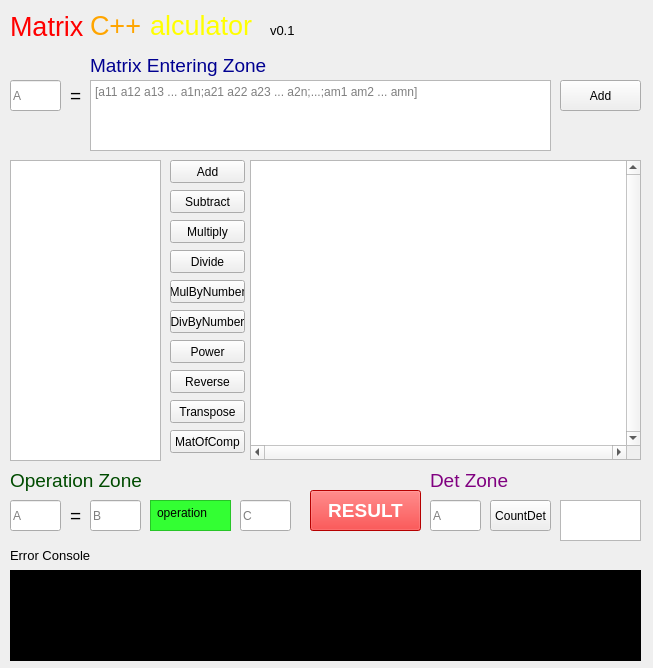
<?xml version="1.0" encoding="UTF-8"?>
<ui version="4.0">
 <class>MainWindow</class>
 <widget class="QMainWindow" name="MainWindow">
  <property name="geometry">
   <rect>
    <x>0</x>
    <y>0</y>
    <width>653</width>
    <height>668</height>
   </rect>
  </property>
  <property name="sizePolicy">
   <sizepolicy hsizetype="Preferred" vsizetype="Preferred">
    <horstretch>0</horstretch>
    <verstretch>0</verstretch>
   </sizepolicy>
  </property>
  <property name="windowTitle">
   <string>MainWindow</string>
  </property>
  <widget class="QWidget" name="centralWidget">
   <widget class="QTextEdit" name="textEdit">
    <property name="geometry">
     <rect>
      <x>90</x>
      <y>80</y>
      <width>461</width>
      <height>71</height>
     </rect>
    </property>
    <property name="placeholderText">
     <string>[a11 a12 a13 ... a1n;a21 a22 a23 ... a2n;...;am1 am2 ... amn]</string>
    </property>
   </widget>
   <widget class="QPushButton" name="pushAddMatrix">
    <property name="geometry">
     <rect>
      <x>560</x>
      <y>80</y>
      <width>81</width>
      <height>31</height>
     </rect>
    </property>
    <property name="text">
     <string>Add</string>
    </property>
   </widget>
   <widget class="QListWidget" name="listWidget">
    <property name="geometry">
     <rect>
      <x>10</x>
      <y>160</y>
      <width>151</width>
      <height>301</height>
     </rect>
    </property>
    <property name="font">
     <font>
      <pointsize>10</pointsize>
      <weight>75</weight>
      <bold>true</bold>
     </font>
    </property>
   </widget>
   <widget class="QLabel" name="label_Equal">
    <property name="geometry">
     <rect>
      <x>70</x>
      <y>80</y>
      <width>21</width>
      <height>31</height>
     </rect>
    </property>
    <property name="font">
     <font>
      <pointsize>14</pointsize>
     </font>
    </property>
    <property name="text">
     <string>=</string>
    </property>
   </widget>
   <widget class="QLabel" name="appTitle">
    <property name="geometry">
     <rect>
      <x>10</x>
      <y>10</y>
      <width>91</width>
      <height>33</height>
     </rect>
    </property>
    <property name="font">
     <font>
      <pointsize>20</pointsize>
     </font>
    </property>
    <property name="styleSheet">
     <string notr="true">color:red</string>
    </property>
    <property name="text">
     <string>Matrix</string>
    </property>
    <property name="textFormat">
     <enum>Qt::AutoText</enum>
    </property>
   </widget>
   <widget class="QTextBrowser" name="textBrowserMatrix">
    <property name="geometry">
     <rect>
      <x>250</x>
      <y>160</y>
      <width>391</width>
      <height>300</height>
     </rect>
    </property>
    <property name="sizePolicy">
     <sizepolicy hsizetype="Expanding" vsizetype="Expanding">
      <horstretch>0</horstretch>
      <verstretch>0</verstretch>
     </sizepolicy>
    </property>
    <property name="acceptDrops">
     <bool>true</bool>
    </property>
    <property name="verticalScrollBarPolicy">
     <enum>Qt::ScrollBarAlwaysOn</enum>
    </property>
    <property name="horizontalScrollBarPolicy">
     <enum>Qt::ScrollBarAlwaysOn</enum>
    </property>
    <property name="sizeAdjustPolicy">
     <enum>QAbstractScrollArea::AdjustIgnored</enum>
    </property>
    <property name="lineWrapMode">
     <enum>QTextEdit::NoWrap</enum>
    </property>
   </widget>
   <widget class="QPushButton" name="mulButton">
    <property name="geometry">
     <rect>
      <x>170</x>
      <y>220</y>
      <width>75</width>
      <height>23</height>
     </rect>
    </property>
    <property name="text">
     <string>Multiply</string>
    </property>
   </widget>
   <widget class="QPushButton" name="addButton">
    <property name="geometry">
     <rect>
      <x>170</x>
      <y>160</y>
      <width>75</width>
      <height>23</height>
     </rect>
    </property>
    <property name="text">
     <string>Add</string>
    </property>
   </widget>
   <widget class="QPushButton" name="subButton">
    <property name="geometry">
     <rect>
      <x>170</x>
      <y>190</y>
      <width>75</width>
      <height>23</height>
     </rect>
    </property>
    <property name="text">
     <string>Subtract</string>
    </property>
   </widget>
   <widget class="QPushButton" name="divButton">
    <property name="geometry">
     <rect>
      <x>170</x>
      <y>250</y>
      <width>75</width>
      <height>23</height>
     </rect>
    </property>
    <property name="text">
     <string>Divide</string>
    </property>
   </widget>
   <widget class="QLineEdit" name="textVarName">
    <property name="geometry">
     <rect>
      <x>10</x>
      <y>80</y>
      <width>51</width>
      <height>31</height>
     </rect>
    </property>
    <property name="text">
     <string/>
    </property>
    <property name="placeholderText">
     <string>A</string>
    </property>
   </widget>
   <widget class="QLabel" name="appTitle_2">
    <property name="geometry">
     <rect>
      <x>90</x>
      <y>10</y>
      <width>71</width>
      <height>31</height>
     </rect>
    </property>
    <property name="font">
     <font>
      <pointsize>20</pointsize>
     </font>
    </property>
    <property name="styleSheet">
     <string notr="true">color: orange</string>
    </property>
    <property name="text">
     <string>C++</string>
    </property>
    <property name="textFormat">
     <enum>Qt::AutoText</enum>
    </property>
   </widget>
   <widget class="QLabel" name="appTitle_3">
    <property name="geometry">
     <rect>
      <x>150</x>
      <y>10</y>
      <width>121</width>
      <height>31</height>
     </rect>
    </property>
    <property name="font">
     <font>
      <pointsize>20</pointsize>
     </font>
    </property>
    <property name="styleSheet">
     <string notr="true">color:yellow</string>
    </property>
    <property name="text">
     <string>alculator</string>
    </property>
    <property name="textFormat">
     <enum>Qt::AutoText</enum>
    </property>
   </widget>
   <widget class="QLabel" name="appTitle_4">
    <property name="geometry">
     <rect>
      <x>270</x>
      <y>20</y>
      <width>71</width>
      <height>21</height>
     </rect>
    </property>
    <property name="font">
     <font>
      <pointsize>10</pointsize>
     </font>
    </property>
    <property name="styleSheet">
     <string notr="true"/>
    </property>
    <property name="text">
     <string>v0.1</string>
    </property>
    <property name="textFormat">
     <enum>Qt::AutoText</enum>
    </property>
   </widget>
   <widget class="QLineEdit" name="lineEditA">
    <property name="geometry">
     <rect>
      <x>10</x>
      <y>500</y>
      <width>51</width>
      <height>31</height>
     </rect>
    </property>
    <property name="placeholderText">
     <string>A</string>
    </property>
   </widget>
   <widget class="QLineEdit" name="lineEditB">
    <property name="geometry">
     <rect>
      <x>90</x>
      <y>500</y>
      <width>51</width>
      <height>31</height>
     </rect>
    </property>
    <property name="placeholderText">
     <string>B</string>
    </property>
   </widget>
   <widget class="QLineEdit" name="lineEditC">
    <property name="geometry">
     <rect>
      <x>240</x>
      <y>500</y>
      <width>51</width>
      <height>31</height>
     </rect>
    </property>
    <property name="placeholderText">
     <string>C</string>
    </property>
   </widget>
   <widget class="QLabel" name="label_Equal_2">
    <property name="geometry">
     <rect>
      <x>70</x>
      <y>500</y>
      <width>21</width>
      <height>31</height>
     </rect>
    </property>
    <property name="font">
     <font>
      <pointsize>14</pointsize>
     </font>
    </property>
    <property name="text">
     <string>=</string>
    </property>
   </widget>
   <widget class="QLabel" name="labelOZ">
    <property name="geometry">
     <rect>
      <x>10</x>
      <y>470</y>
      <width>141</width>
      <height>21</height>
     </rect>
    </property>
    <property name="font">
     <font>
      <pointsize>14</pointsize>
     </font>
    </property>
    <property name="styleSheet">
     <string notr="true">color: #004b00</string>
    </property>
    <property name="text">
     <string>Operation Zone</string>
    </property>
   </widget>
   <widget class="QLabel" name="labelOZ_2">
    <property name="geometry">
     <rect>
      <x>90</x>
      <y>40</y>
      <width>191</width>
      <height>51</height>
     </rect>
    </property>
    <property name="font">
     <font>
      <pointsize>14</pointsize>
     </font>
    </property>
    <property name="styleSheet">
     <string notr="true">color: #000091</string>
    </property>
    <property name="text">
     <string>Matrix Entering Zone</string>
    </property>
   </widget>
   <widget class="QFrame" name="frame">
    <property name="geometry">
     <rect>
      <x>150</x>
      <y>500</y>
      <width>81</width>
      <height>31</height>
     </rect>
    </property>
    <property name="styleSheet">
     <string notr="true">background-color:#33FF33</string>
    </property>
    <property name="frameShape">
     <enum>QFrame::StyledPanel</enum>
    </property>
    <property name="frameShadow">
     <enum>QFrame::Raised</enum>
    </property>
    <widget class="QLabel" name="labelOp">
     <property name="geometry">
      <rect>
       <x>7</x>
       <y>5</y>
       <width>71</width>
       <height>16</height>
      </rect>
     </property>
     <property name="text">
      <string>operation</string>
     </property>
    </widget>
   </widget>
   <widget class="QPushButton" name="pushResult">
    <property name="geometry">
     <rect>
      <x>310</x>
      <y>490</y>
      <width>111</width>
      <height>41</height>
     </rect>
    </property>
    <property name="font">
     <font>
      <pointsize>14</pointsize>
      <weight>75</weight>
      <bold>true</bold>
     </font>
    </property>
    <property name="styleSheet">
     <string notr="true">background-color:red;color:white</string>
    </property>
    <property name="text">
     <string>RESULT</string>
    </property>
   </widget>
   <widget class="QPushButton" name="mulByButton">
    <property name="geometry">
     <rect>
      <x>170</x>
      <y>280</y>
      <width>75</width>
      <height>23</height>
     </rect>
    </property>
    <property name="text">
     <string>MulByNumber</string>
    </property>
   </widget>
   <widget class="QPushButton" name="divByButton">
    <property name="geometry">
     <rect>
      <x>170</x>
      <y>310</y>
      <width>75</width>
      <height>23</height>
     </rect>
    </property>
    <property name="text">
     <string>DivByNumber</string>
    </property>
   </widget>
   <widget class="QPushButton" name="powButton">
    <property name="geometry">
     <rect>
      <x>170</x>
      <y>340</y>
      <width>75</width>
      <height>23</height>
     </rect>
    </property>
    <property name="text">
     <string>Power</string>
    </property>
   </widget>
   <widget class="QPushButton" name="revButton">
    <property name="geometry">
     <rect>
      <x>170</x>
      <y>370</y>
      <width>75</width>
      <height>23</height>
     </rect>
    </property>
    <property name="text">
     <string>Reverse</string>
    </property>
   </widget>
   <widget class="QPushButton" name="transButton">
    <property name="geometry">
     <rect>
      <x>170</x>
      <y>400</y>
      <width>75</width>
      <height>23</height>
     </rect>
    </property>
    <property name="text">
     <string>Transpose</string>
    </property>
   </widget>
   <widget class="QPushButton" name="compButton">
    <property name="geometry">
     <rect>
      <x>170</x>
      <y>430</y>
      <width>75</width>
      <height>23</height>
     </rect>
    </property>
    <property name="text">
     <string>MatOfComp</string>
    </property>
   </widget>
   <widget class="QLabel" name="labelError">
    <property name="geometry">
     <rect>
      <x>10</x>
      <y>540</y>
      <width>101</width>
      <height>31</height>
     </rect>
    </property>
    <property name="font">
     <font>
      <pointsize>10</pointsize>
     </font>
    </property>
    <property name="styleSheet">
     <string notr="true"/>
    </property>
    <property name="text">
     <string>Error Console</string>
    </property>
   </widget>
   <widget class="QTextEdit" name="textEditError">
    <property name="geometry">
     <rect>
      <x>10</x>
      <y>570</y>
      <width>631</width>
      <height>91</height>
     </rect>
    </property>
    <property name="styleSheet">
     <string notr="true">color:#C0C0C0;background-color:#000</string>
    </property>
   </widget>
   <widget class="QLabel" name="labelOZ_3">
    <property name="geometry">
     <rect>
      <x>430</x>
      <y>470</y>
      <width>91</width>
      <height>21</height>
     </rect>
    </property>
    <property name="font">
     <font>
      <pointsize>14</pointsize>
     </font>
    </property>
    <property name="styleSheet">
     <string notr="true">color: purple</string>
    </property>
    <property name="text">
     <string>Det Zone</string>
    </property>
   </widget>
   <widget class="QLineEdit" name="lineEditDet">
    <property name="geometry">
     <rect>
      <x>430</x>
      <y>500</y>
      <width>51</width>
      <height>31</height>
     </rect>
    </property>
    <property name="placeholderText">
     <string>A</string>
    </property>
   </widget>
   <widget class="QPushButton" name="resultButtonDet">
    <property name="geometry">
     <rect>
      <x>490</x>
      <y>500</y>
      <width>61</width>
      <height>31</height>
     </rect>
    </property>
    <property name="text">
     <string>CountDet</string>
    </property>
   </widget>
   <widget class="QTextBrowser" name="textBrowserDet">
    <property name="geometry">
     <rect>
      <x>560</x>
      <y>500</y>
      <width>81</width>
      <height>41</height>
     </rect>
    </property>
    <property name="sizePolicy">
     <sizepolicy hsizetype="Expanding" vsizetype="Expanding">
      <horstretch>0</horstretch>
      <verstretch>0</verstretch>
     </sizepolicy>
    </property>
    <property name="acceptDrops">
     <bool>true</bool>
    </property>
    <property name="verticalScrollBarPolicy">
     <enum>Qt::ScrollBarAsNeeded</enum>
    </property>
    <property name="horizontalScrollBarPolicy">
     <enum>Qt::ScrollBarAsNeeded</enum>
    </property>
    <property name="sizeAdjustPolicy">
     <enum>QAbstractScrollArea::AdjustIgnored</enum>
    </property>
    <property name="lineWrapMode">
     <enum>QTextEdit::NoWrap</enum>
    </property>
   </widget>
  </widget>
 </widget>
 <layoutdefault spacing="6" margin="11"/>
 <resources/>
 <connections/>
</ui>
